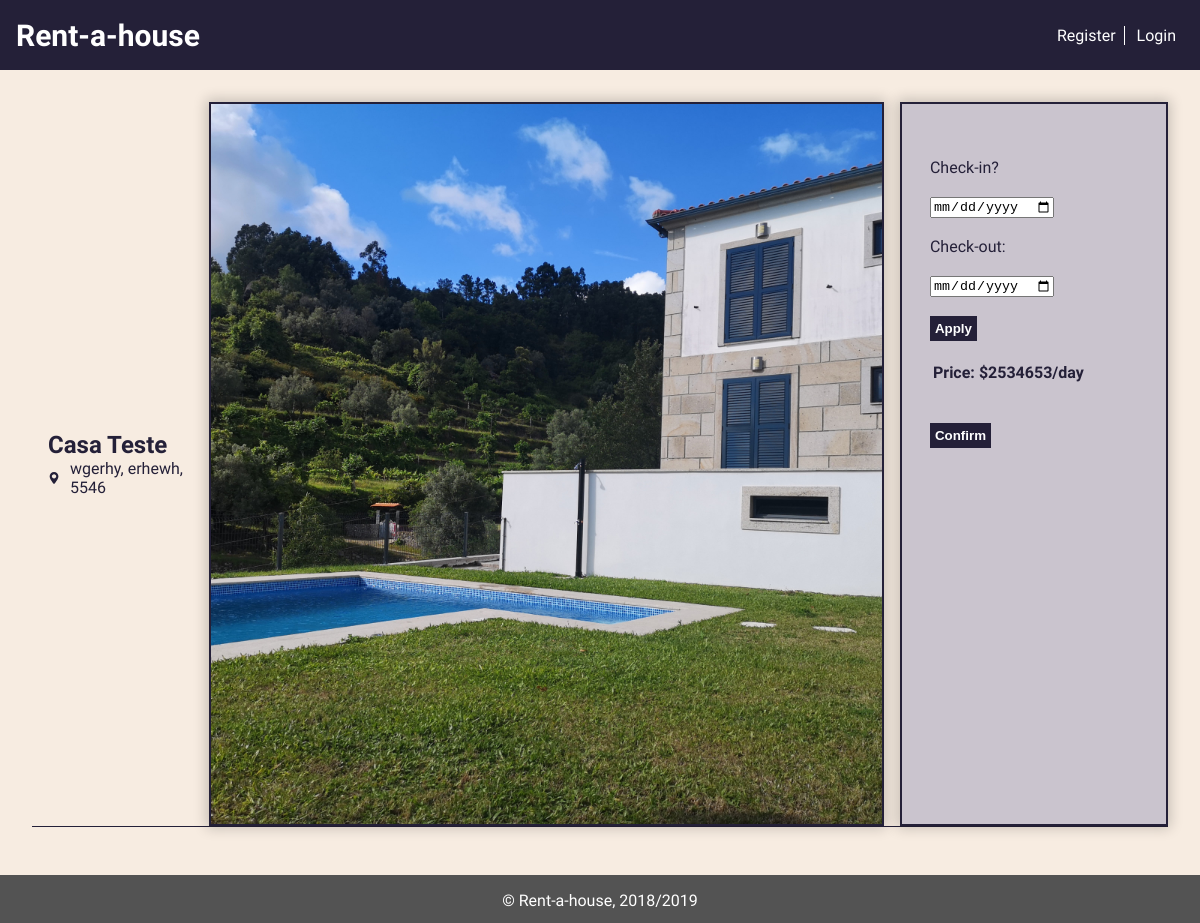
/pages/rental.php?id=7, run on the app's committed database.
### tables this page shows
CREATE TABLE house (
  id INTEGER PRIMARY KEY AUTOINCREMENT,
  type VARCHAR,
  room INTEGER,
  bathroom INTEGER,
  price DOUBLE,
  published DATE,
  address VARCHAR, 
  location VARCHAR,
  state VARCHAR,
  postCode VARCHAR,  
  description VARCHAR,
  title VARCHAR,
  owner VARCHAR REFERENCES user
);

CREATE TABLE houseimages (
  id INTEGER PRIMARY KEY AUTOINCREMENT,
  houseID integer REFERENCES house,
  image VARCHAR
);

### database/db_utils.php (called while the page is built, shortened)
<?php
    include_once('connection.php');
    function getHouse($id){
        global $db;
        $stmt = $db->prepare("SELECT * FROM house WHERE id='".$id."'");
        $stmt->execute();
        $aux = $stmt->fetch();
        return $aux;
    }
    function getHouseImages($houseID){
        global $db;
        $stmt = $db->prepare("SELECT * FROM houseimages  WHERE houseID = '".$houseID."'");
        $stmt->execute();
        $aux = $stmt->fetchAll();
        return $aux;
    }
?>

### pages/rental.php (the view, shortened to what this page needs)
<?php
    include_once('../templates/templates.php');
    include_once('../database/connection.php');
    include_once('../database/db_utils.php');
    if(isset($_GET['id'])){
        $id = $_GET['id'];
        $house = getHouse($id);
    }
    $images = getHouseImages($id);
?>
    <article class="house-body">
        <div id="house-header">
                <div id="house-title">
                    <h2><?=$house["title"]?></h2>
                    <div id="house-location">
                        <p><?=$house["address"].", ".$house["state"].", ".$house["postCode"]?></p>
                    </div>
                </div>
                <section id="house-image-contact">
                    <img  src="../images/houses/<?=$images[0]['image']?>" alt="HouseImg">
                    <div id="house-contact-owner">
                    <?php
                        $priceDay = $house["price"];
                    ?>
                    <div id="rental_info">
                        <br><br><label>Check-in?</label><br><br>
                        <input type="date" name="checkin" id="checkin">
                        <br><br><label>Check-out:</label><br><br>
                        <input type="date" name="checkout" id="checkout">
                        <br><br><?php echo "<button type='button' onclick='date($priceDay)' id='button' class='utils-btn'>";?>Apply</button><br><br>
                        <table id="table">
                            <tr><th>Price:</th><th>$<?=$house["price"]?>/day</th></tr>
                        </table>
                        <br><br><button class="utils-btn">Confirm</button>
                    </div>
                    </div>
                </section>
        </div>
    </article>

### css/style.css (style rules this page uses)
:root { --main-color-1: #242038; --main-color-2: #725AC1; --main-color-3: #8D86C9; --main-color-4: #CAC4CE; --main-color-5: #F7ECE1; --main-color-6: white; --main-color-7: rgba(0,0,0,.2); --main-color-8: black; --main-color-9: rgb(83, 83, 83); --error: rgb(245, 89, 71); --success: rgb(75,181,67); }
html { margin: 0; padding: 0; width: 100%; }
body { display: flex; flex-direction: column; font-family: 'Exo 2', sans-serif; background-color: var(--main-color-5); color: var(--main-color-1); margin: 0; padding: 0; min-height: 100vh; width: 100%; }
#rental_info { padding-left: 5%; }
.utils-btn { background-color:var(--main-color-1); display:inline-block; cursor:pointer; color:var(--main-color-6); font-weight:bold; padding: 5px; text-decoration:none; border: none; transition: background-color 0.5s; position: relative; }
.house-body { flex: auto; padding: 2em; display: flex; flex-direction: column; }
#house-header { display: flex; flex-direction: row; border-bottom: 1px solid var(--main-color-1); margin-bottom: 1em; }
#house-title { padding: 1em; border-radius: 10px; margin: auto auto auto 0; float: right; }
#house-title h2 { margin: auto; color: var(--main-color-1) }
#house-title p { color: var(--main-color-1); margin: auto 0; }
#house-location { margin: auto; display: flex; flex-direction: row; vertical-align: middle; }
#house-location svg { fill: var(--main-color-1); width: 15px; margin-right: 10px; }
#house-image-contact { display: flex; flex-direction: row; }
#house-image-contact>img { border: 2px solid var(--main-color-1); margin: auto auto auto 0; float: left; width: 70%; height: 45em; vertical-align: middle; object-fit: cover; box-shadow: 0 0 0.8rem 0.2rem var(--main-color-7); margin-right: 1em; }
#house-contact-owner { border: 2px solid var(--main-color-1); float: right; margin: 0 0 0 auto; display: flex; flex-direction: column; background-color: var(--main-color-4); width: 25%; padding: 1em; box-shadow: 0 0 0.8rem 0.2rem var(--main-color-7); }

### data on the page
house: title "Casa Teste", address "wgerhy", state "erhewh", postCode "5546", price "2534653"
houseimages: image (picture)
